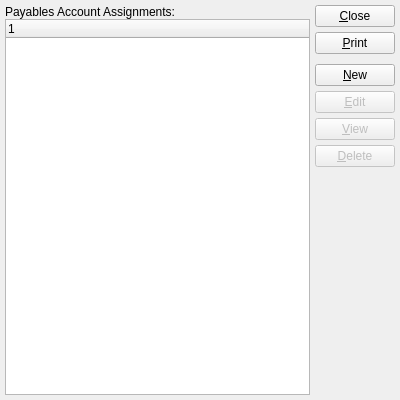
<?xml version="1.0" encoding="UTF-8"?>
<ui version="4.0">
 <comment>This file is part of the xTuple ERP: PostBooks Edition, a free and
open source Enterprise Resource Planning software suite,
Copyright (c) 1999-2010 by OpenMFG LLC, d/b/a xTuple.
It is licensed to you under the Common Public Attribution License
version 1.0, the full text of which (including xTuple-specific Exhibits)
is available at www.xtuple.com/CPAL.  By using this software, you agree
to be bound by its terms.</comment>
 <class>apAccountAssignments</class>
 <widget class="QWidget" name="apAccountAssignments">
  <property name="geometry">
   <rect>
    <x>0</x>
    <y>0</y>
    <width>400</width>
    <height>400</height>
   </rect>
  </property>
  <property name="windowTitle">
   <string>List Payables Account Assignments</string>
  </property>
  <layout class="QGridLayout" name="gridLayout">
   <item row="0" column="0">
    <layout class="QVBoxLayout">
     <property name="spacing">
      <number>0</number>
     </property>
     <item>
      <widget class="QLabel" name="_apAccountsLit">
       <property name="text">
        <string>Payables Account Assignments:</string>
       </property>
      </widget>
     </item>
     <item>
      <widget class="XTreeWidget" name="_apaccnt"/>
     </item>
    </layout>
   </item>
   <item row="0" column="1">
    <layout class="QVBoxLayout" name="verticalLayout">
     <item>
      <widget class="QPushButton" name="_close">
       <property name="text">
        <string>&amp;Close</string>
       </property>
      </widget>
     </item>
     <item>
      <widget class="QPushButton" name="_print">
       <property name="text">
        <string>&amp;Print</string>
       </property>
      </widget>
     </item>
     <item>
      <spacer name="verticalSpacer">
       <property name="orientation">
        <enum>Qt::Vertical</enum>
       </property>
       <property name="sizeType">
        <enum>QSizePolicy::Preferred</enum>
       </property>
       <property name="sizeHint" stdset="0">
        <size>
         <width>20</width>
         <height>5</height>
        </size>
       </property>
      </spacer>
     </item>
     <item>
      <widget class="QPushButton" name="_new">
       <property name="text">
        <string>&amp;New</string>
       </property>
      </widget>
     </item>
     <item>
      <widget class="QPushButton" name="_edit">
       <property name="enabled">
        <bool>false</bool>
       </property>
       <property name="text">
        <string>&amp;Edit</string>
       </property>
      </widget>
     </item>
     <item>
      <widget class="QPushButton" name="_view">
       <property name="enabled">
        <bool>false</bool>
       </property>
       <property name="text">
        <string>&amp;View</string>
       </property>
      </widget>
     </item>
     <item>
      <widget class="QPushButton" name="_delete">
       <property name="enabled">
        <bool>false</bool>
       </property>
       <property name="text">
        <string>&amp;Delete</string>
       </property>
      </widget>
     </item>
     <item>
      <spacer name="Spacer56">
       <property name="orientation">
        <enum>Qt::Vertical</enum>
       </property>
       <property name="sizeType">
        <enum>QSizePolicy::Expanding</enum>
       </property>
       <property name="sizeHint" stdset="0">
        <size>
         <width>20</width>
         <height>20</height>
        </size>
       </property>
      </spacer>
     </item>
    </layout>
   </item>
  </layout>
 </widget>
 <layoutdefault spacing="5" margin="5"/>
 <pixmapfunction>qPixmapFromMimeSource</pixmapfunction>
 <customwidgets>
  <customwidget>
   <class>XTreeWidget</class>
   <extends>QTreeWidget</extends>
   <header>xtreewidget.h</header>
   <container>1</container>
  </customwidget>
 </customwidgets>
 <tabstops>
  <tabstop>_apaccnt</tabstop>
  <tabstop>_new</tabstop>
  <tabstop>_view</tabstop>
  <tabstop>_delete</tabstop>
  <tabstop>_print</tabstop>
  <tabstop>_close</tabstop>
 </tabstops>
 <resources/>
 <connections>
  <connection>
   <sender>_close</sender>
   <signal>clicked()</signal>
   <receiver>apAccountAssignments</receiver>
   <slot>close()</slot>
   <hints>
    <hint type="sourcelabel">
     <x>20</x>
     <y>20</y>
    </hint>
    <hint type="destinationlabel">
     <x>20</x>
     <y>20</y>
    </hint>
   </hints>
  </connection>
  <connection>
   <sender>_apaccnt</sender>
   <signal>valid(bool)</signal>
   <receiver>_view</receiver>
   <slot>setEnabled(bool)</slot>
   <hints>
    <hint type="sourcelabel">
     <x>20</x>
     <y>20</y>
    </hint>
    <hint type="destinationlabel">
     <x>20</x>
     <y>20</y>
    </hint>
   </hints>
  </connection>
 </connections>
</ui>
